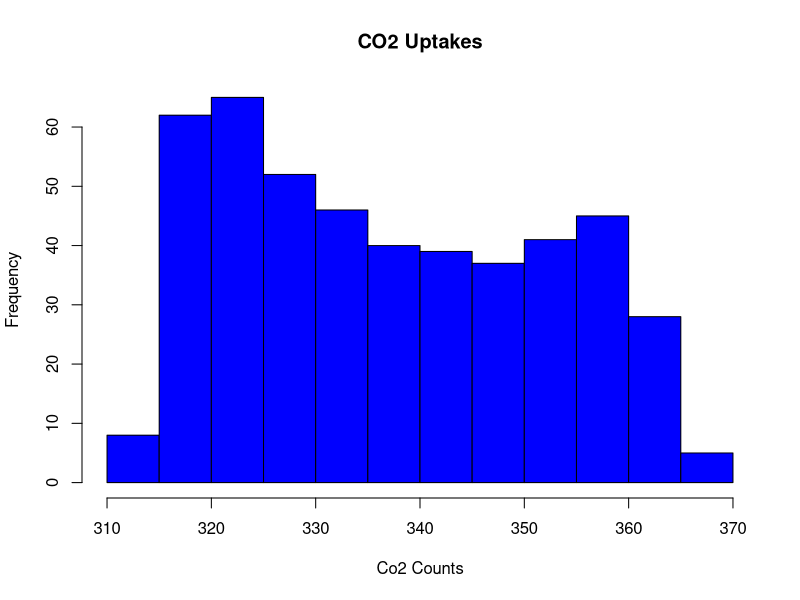

This chart was generated by the following R code: (Note: this script raises an error after producing the figure.)
punif(5.5, min=3, max=70)
qunif(p = 0.85, min=3, max=70)
#59.95 feet is the markoff height for the tallest 15% of trees
#Heigh on the probability function is
dunif(x=59.95,min=3,max=70)
#mean = 70+3/2 = 73/2 = 36.5
#st dev^2 = (70-3)^2/12 = 374.0833
#st dev = 19.34
# 36.5 - (19.34/2) = 26.83
#36.5 + (19.34/2) = 46.17
0.3556716*2
punif(26.83, min=3,max=70)
1-punif(46.17, min=3, max=70)
1-0.3556716*2
randoms = runif(n=10, min=3, max=70)
quantile(randoms, 0.85)
randoms = runif(n=1000, min=3, max=70)
quantile(randoms, 0.85)

x = data.frame(subject = c("English", "Maths", "Chemistry", "Physics"), percentage = c(80,100,85,95))
colnames(x) = c("course", "score")
x[,1]
class(state.x77)
df1 = data.frame(state.x77)
class(df1)
length(which(df1$Income < 4300 ))
nrow(df1[df1$Income<4300,])

newswiss = swiss[c(1,2,3,10,11,12,13),c(3,4,6)]
newswiss[4,3] = NA
apply(X=newswiss,MARGIN = 2,FUN=sum)

hist(co2, main = "CO2 Uptakes", xlab = "Co2 Counts", col="blue" )
median(state.area)
diff(range(state.area))
mean(state.area)
min(state.area)
max(state.area)

x=c(2,3,3,3,4,2,5,10)

h= c(6,9,7,3,6,7,9,6,3,6,6,7,1,9,1)
h>6
h>=6
h!= 6
h = h[4:length(h)]
t = array(h, dim = c(2,2,3))
t<= 7
t+2
any(t<=7)
all(t<=7)
i = matrix(rep(1,100), nrow=10, ncol=10)
 
f=  c(7,1,7,10,5,9,10,3,10,8)
f>5 | f==2
bar =  c(8,8,4,4,5,1,5,6,6,8) 
bar <= 6 & bar != 4
(f>5 | f==2) & (bar <= 6 & bar != 4)
baz = f+bar
baz >= 14 && baz != 15
bazbyfoo = baz/f
bazbyfoo >4 | bazbyfoo <= 2

foo <- c(7,5,6,1,2,10,8,3,8,2)
bar = foo[foo>=5]
foo = foo[foo<5]
baz = matrix(bar, nrow =2, ncol =3, byrow = TRUE)
baz[baz==8] = ((baz[1,2])^2)
all(baz<=25 & baz>4)

qux = array(c(10,5,1,4,7,4,3,3,1,3,4,3,1,7,8,3,7,3), dim = c(3,2,3))
which(qux==3 | qux ==4)
qux[qux<3 | qux >= 7] = 100
foo[c(F,T,F,T,F,T,F,T,F,T)]
foo[c(0,1,0,1,0,1,0,1,0,1)]


cat("\"The Quick Brown Fox\n\tjumped over\n\t the lazy dogs\"")
num1= 4
num2 = 0.75
cat("\"The result of multiplying ", num1, " by ",num2, " is ", num1*num2,"\"", sep='')
direck = "/Users/tdavies/Documents/RBook/"
substr(direck, start=8,stop=14) = "kadi" 
bar <- "How much wood could a woodchuck chuck"
newstring = paste(bar, "if a woodchuck could chuck wood")
gsub(pattern="wood",replacement = "metal", x=newstring)
price = "Two 6-packs for $12.99"
substr(price, start=5,stop=10) == '6-pack'
price=sub(pattern="12.99",replacement='10.99',x=price)

